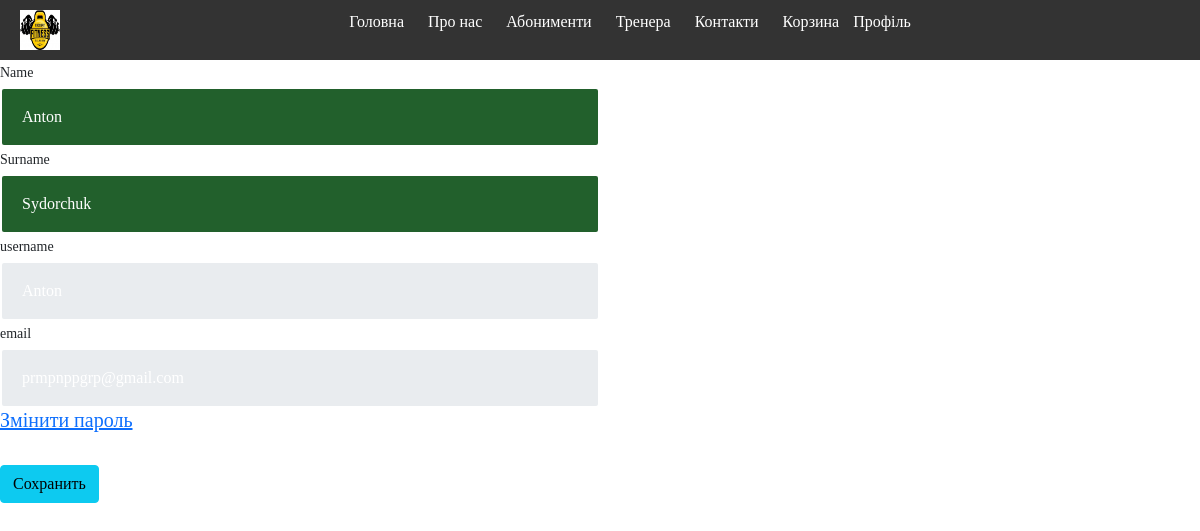
Page /profile/ (signed in) on the committed database.
### store/models.py (models this page shows)
class User(AbstractUser):
    email = models.EmailField(_("email address"), unique=True)
    USERNAME_FIELD = 'email'
    REQUIRED_FIELDS = ['username']

### store/views.py (the view, shortened to what this page needs)
# urls.py: path('profile/', login_required(ProfileView.as_view()), name='profile'),
@method_decorator(login_required, name='dispatch')
class ProfileView(TemplateView):
    template_name = 'profile/profile.html'
    def get_context_data(self, **kwargs):
        context = super().get_context_data(**kwargs)
        context['title'] = 'Profile'
        context['form'] = UserProfileForm(instance=self.request.user)
        return context

### store/forms.py
class UserProfileForm(UserChangeForm):
    first_name = forms.CharField(widget=forms.TextInput(attrs={'class': 'form-control py-4'}))
    last_name = forms.CharField(widget=forms.TextInput(attrs={'class': 'form-control py-4'}))
    username = forms.CharField(widget=forms.TextInput(attrs={'class': 'form-control py-4', 'readonly': True}))
    email = forms.CharField(widget=forms.TextInput(attrs={'class': 'form-control py-4','readonly': True}))
    class Meta:
       model = User
       fields = ('first_name', 'last_name', 'username', 'email')

### templates/profile/profile.html (shortened to what this page needs)
{% extends 'base.html' %}
{% block content %}
    <div class="changelist-form-container">
        <form action="{% url 'profile' %}" method="post" enctype="multipart/form-data">
            <div class="form-row">
                <div class="col-lg-6">
                    <div class="form-group">
                        <label class="small mb-1" for="{{ form.first_name.id_for_label }}">Name</label>
                        {{ form.first_name }}
                    </div>
                </div>
                <div class="col-lg-6">
                    <div class="form-group">
                        <label class="small mb-1" for="{{ form.last_name.id_for_label }}">Surname</label>
                        {{ form.last_name }}
                    </div>
                </div>
            </div>
            <div class="form-row">
                <div class="col-lg-6">
                    <label class="small mb-1" for="{{ form.username.id_for_label }}">username</label>
                    {{ form.username }}
                </div>
                <div class="col-lg-6">
                    <label class="small mb-1" for="{{ form.email.id_for_label }}">
                        email
                    </label>
                    {{ form.email }}
                </div>
            </div>
            <h5><a href="{% url 'password_change' %}">Змінити пароль</a></h5>
            <div class="form-row">
                <div class="col-lg-12" style="margin-top: 33px;">
                    <input class="btn btn-info btn-block" type="submit" value="Сохранить">
                </div>
            </div>
        </form>
    </div>
{% endblock %}

### store/static/store/css/style.css (style rules this page uses)
* { margin: 0; padding: 0; box-sizing: border-box; font-family: 'Times New Roman', serif; }

### store/static/store/css/style_profile.css (style rules this page uses)
.changelist-form-container { display: inline; }

### store/static/store/css/style_pay.css (style rules this page uses)
.form-control { color: white; background-color: #22602c; border: 2px solid transparent; height: 60px; padding-left: 20px; vertical-align: middle; }
::placeholder { font-size: 14px; font-weight: 600; }

### rows in the picture
User: first_name "Anton", last_name "Sydorchuk", username "Anton", email "prmpnppgrp@gmail.com"
